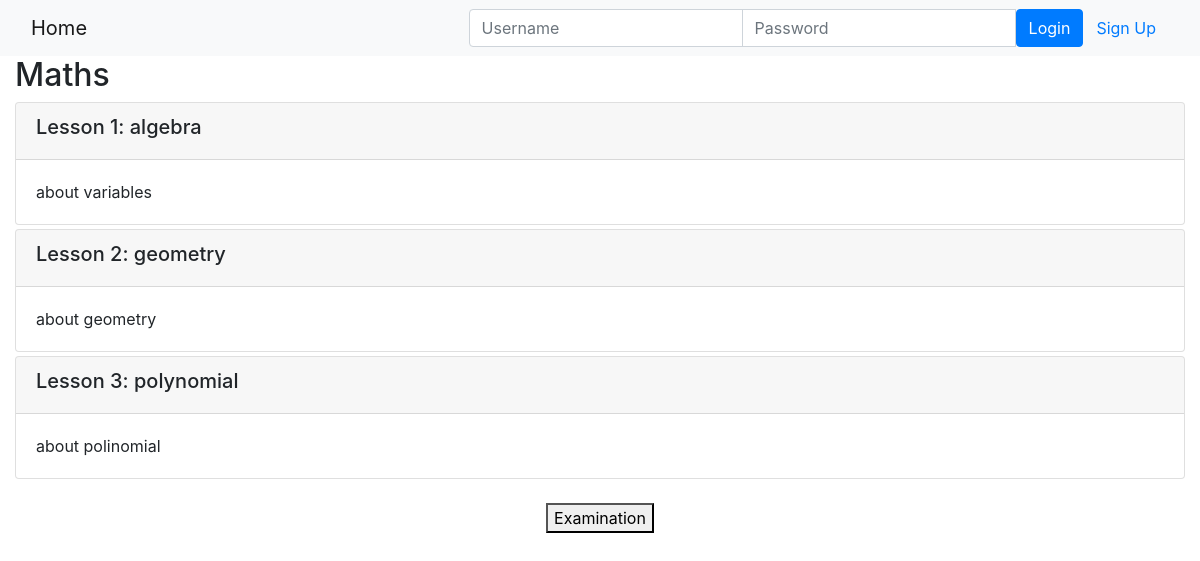
/onlinecourse/1/, run on an earlier commit of the app's database.
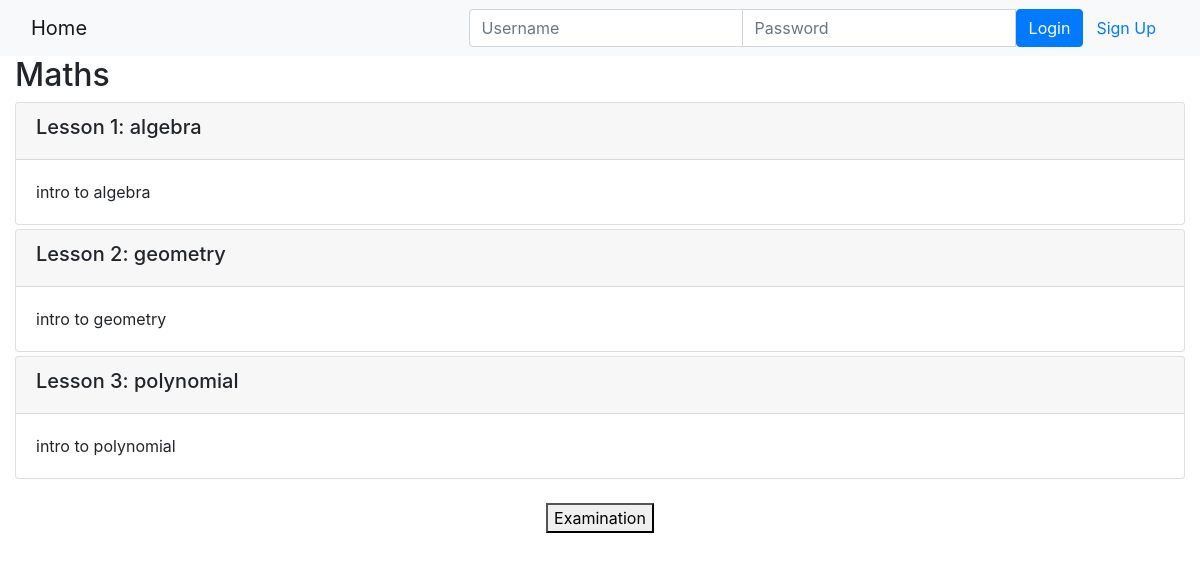
And on a later commit of the database.
### onlinecourse/models.py (models this page shows)
class Lesson(models.Model):
    title = models.CharField(max_length=200, default="title")
    order = models.IntegerField(default=0)
    course = models.ForeignKey(Course, on_delete=models.CASCADE)
    content = models.TextField()

### onlinecourse/views.py (the view)
# urls.py: path('<int:pk>/', views.CourseDetailView.as_view(), name='course_details'),
class CourseDetailView(generic.DetailView):
    model = Course
    template_name = 'onlinecourse/course_detail_bootstrap.html'

### onlinecourse/templates/onlinecourse/course_detail_bootstrap.html (shortened to what this page needs)
<!DOCTYPE html>
<html lang="en">
<head>
     {% load static %}
    <link rel="stylesheet" href="https://maxcdn.bootstrapcdn.com/bootstrap/4.5.2/css/bootstrap.min.css">
</head>
<body>
    <nav class="navbar navbar-light bg-light">
        <div class="container-fluid">
            <div class="navbar-header">
                  <a class="navbar-brand" href="{% url 'onlinecourse:index' %}">Home</a>
            </div>
            <ul class="nav navbar-nav navbar-right">
                {% if user.is_authenticated %}
                <li>
                    <a class="btn btn-link" href="#">{{ user.first_name }}({{ user.username }})</a>
                    <a class="btn btn-link" href="{% url 'onlinecourse:logout' %}">Logout</a>
                </li>
                {% else %}
                <li>
                    <form class="form-inline" action="{% url 'onlinecourse:login' %}" method="post">
                        <div class="input-group">
                            <input type="text" class="form-control" placeholder="Username" name="username" >
                            <input type="password" class="form-control" placeholder="Password" name="psw" >
                            <button class="btn btn-primary" type="submit">Login</button>
                            <a class="btn btn-link" href="{% url 'onlinecourse:registration' %}">Sign Up</a>
                        </div>
                    </form>
                </li>
                {% endif %}
            </ul>
        </div>
    </nav>
    <div class="container-fluid">
        <h2>{{ course.name }}</h2>
        <div class="card-columns-vertical">
            {% for lesson in course.lesson_set.all %}
                 <div class="card mt-1">
                    <div class="card-header"><h5>Lesson {{lesson.order|add:1}}: {{lesson.title}}</h5></div>
                    <div class="card-body">{{lesson.content}}</div>
                </div>
            {% endfor %}
        </div>
        <br>
        <center><button data-toggle="collapse" data-target="#exam">Examination</button></center>
        <br>
    </div>
</body>
</html>

What changed in the data, as far as the page shows it:
changed Lesson "algebra": content "about variables" → "intro to algebra"
changed Lesson "geometry": content "about geometry" → "intro to geometry"
changed Lesson "polynomial": content "about polinomial" → "intro to polynomial"
